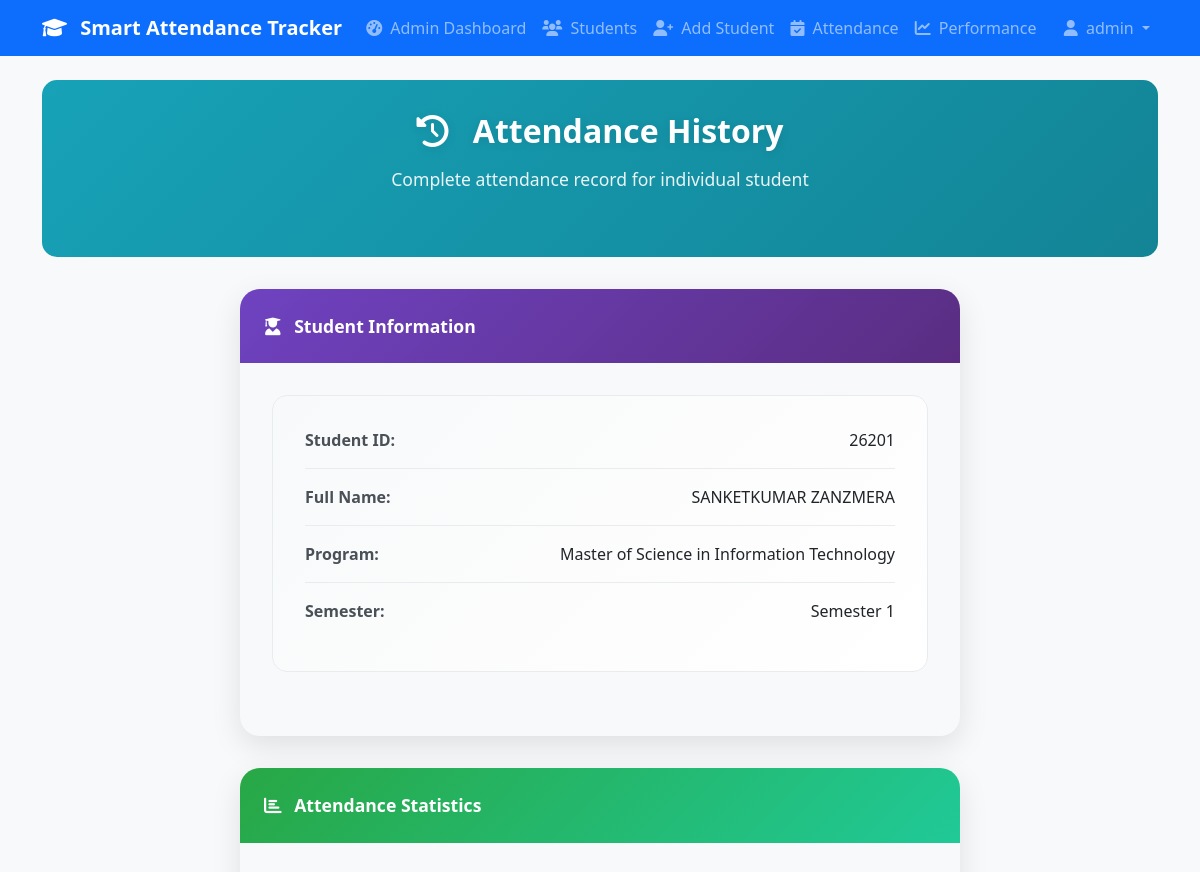
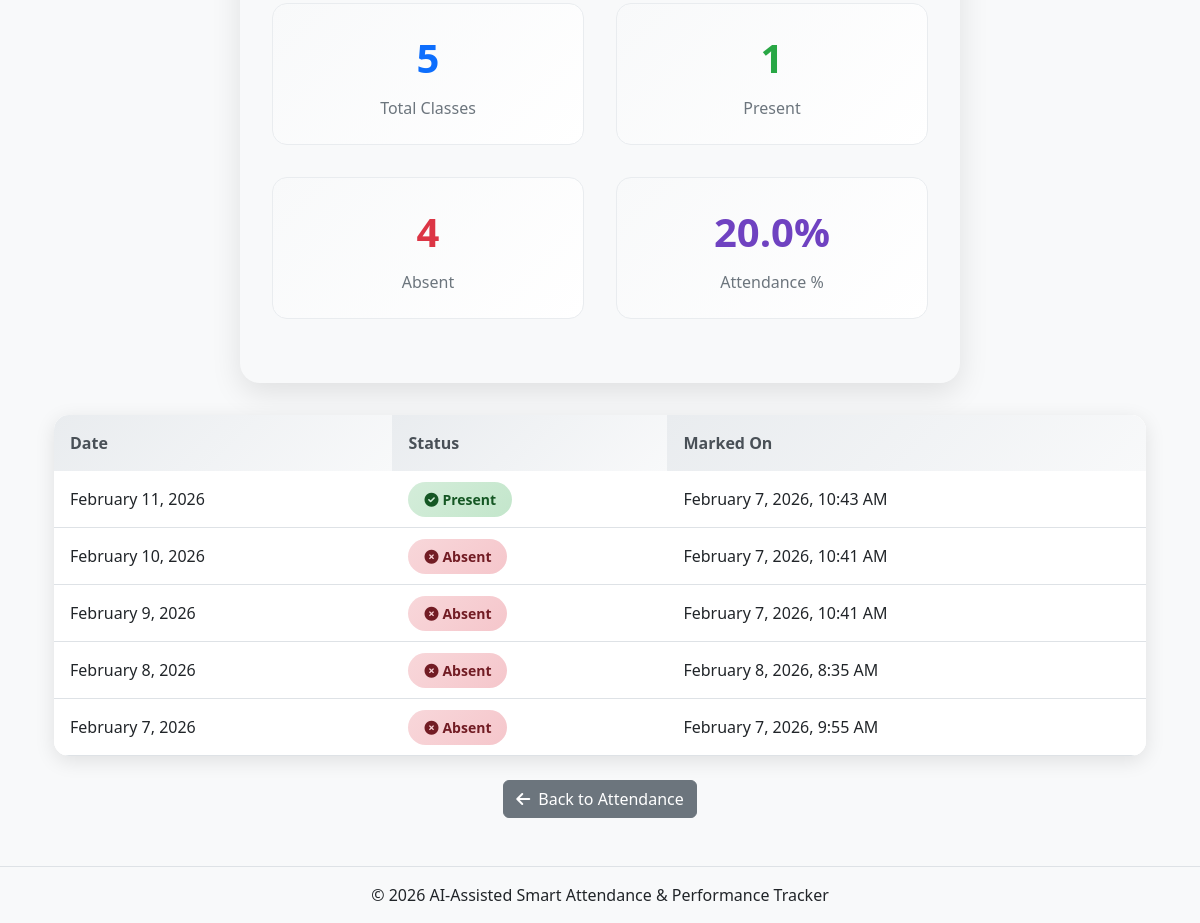
Screenshot of /students/attendance/history/1/ (signed in) with the database file from the repository (2 pictures, top to bottom).
### students/models.py (models this page shows, shortened)
class Student(models.Model):
    GENDER_CHOICES = [
        ('M', 'Male'),
        ('F', 'Female'),
        ('O', 'Other'),
    ]
    BLOOD_GROUP_CHOICES = [
        ('A+', 'A+'),
        ('A-', 'A-'),
        ('B+', 'B+'),
        ('B-', 'B-'),
        ('AB+', 'AB+'),
        ('AB-', 'AB-'),
        ('O+', 'O+'),
        ('O-', 'O-'),
    ]
    PROGRAM_CHOICES = [
        ('MCA', 'Master of Computer Applications'),
        ('MScIT', 'Master of Science in Information Technology'),
        ('BCA', 'Bachelor of Computer Applications'),
        ('PGDCA', 'Post Graduate Diploma in Computer Applications'),
    ]
    SEMESTER_CHOICES = [
        (1, 'Semester 1'),
        (2, 'Semester 2'),
        (3, 'Semester 3'),
        (4, 'Semester 4'),
        (5, 'Semester 5'),
        (6, 'Semester 6'),
    ]
    first_name = models.CharField(max_length=50)
    last_name = models.CharField(max_length=50)
    date_of_birth = models.DateField()
    gender = models.CharField(max_length=1, choices=GENDER_CHOICES)
    phone_number = models.CharField(max_length=15, help_text="Include country code")
    personal_email = models.EmailField(max_length=100, help_text="Personal email address")
    address = models.TextField()
    city = models.CharField(max_length=50)
    state = models.CharField(max_length=50)
    postal_code = models.CharField(max_length=10)
    country = models.CharField(max_length=50, default='India')
    program = models.CharField(max_length=10, choices=PROGRAM_CHOICES)
    semester = models.IntegerField(choices=SEMESTER_CHOICES)
    blood_group = models.CharField(max_length=3, choices=BLOOD_GROUP_CHOICES, blank=True, null=True)
    emergency_contact_name = models.CharField(max_length=100)
    emergency_contact_relation = models.CharField(max_length=50)
    emergency_contact_phone = models.CharField(max_length=15)
    student_id = models.CharField(max_length=10, unique=True, editable=False)
    email_id = models.EmailField(max_length=50, unique=True, editable=False)
    admission_year = models.IntegerField(editable=False)
    created_at = models.DateTimeField(auto_now_add=True)
    updated_at = models.DateTimeField(auto_now=True)
    class Meta:
        ordering = ['-student_id']
    @property
    def full_name(self):
        return f"{self.first_name} {self.last_name}"

class Attendance(models.Model):
    student = models.ForeignKey(Student, on_delete=models.CASCADE, related_name='attendances')
    date = models.DateField()
    is_present = models.BooleanField(default=False)
    created_at = models.DateTimeField(auto_now_add=True)
    class Meta:
        unique_together = ['student', 'date']
        ordering = ['-date']

### students/views.py (the view)
# urls.py: path('attendance/history/<int:student_id>/', views.attendance_history, name='attendance_history'),
def attendance_history(request, student_id):
    if not request.user.is_staff:
        messages.error(request, 'Access denied. Admin privileges required.')
        return redirect('admin_login')
    student = get_object_or_404(Student, pk=student_id)
    attendance_records = Attendance.objects.filter(student=student).order_by('-date')
    total_classes = attendance_records.count()
    present_classes = attendance_records.filter(is_present=True).count()
    absent_classes = total_classes - present_classes
    attendance_percentage = (present_classes / total_classes * 100) if total_classes > 0 else 0
    context = {
        'student': student,
        'attendance_records': attendance_records,
        'total_classes': total_classes,
        'present_classes': present_classes,
        'absent_classes': absent_classes,
        'attendance_percentage': round(attendance_percentage, 1),
    }
    return render(request, 'attendance/attendance_history.html', context)

### templates/attendance/attendance_history.html (shortened to what this page needs)
{% extends 'base.html' %}
{% block content %}
<div class="history-header">
    <div class="container text-center">
        <h1 class="history-title">
            <i class="fas fa-history me-3"></i>
            Attendance History
        </h1>
        <p class="history-subtitle">Complete attendance record for individual student</p>
    </div>
</div>
<div class="container">
    <div class="row justify-content-center">
        <div class="col-md-8">
            <div class="student-card">
                <div class="card-header">
                    <i class="fas fa-user-graduate me-2"></i>
                    Student Information
                </div>
                <div class="card-body">
                    <div class="student-info">
                        <div class="info-row">
                            <span class="info-label">Student ID:</span>
                            <span class="info-value">{{ student.student_id }}</span>
                        </div>
                        <div class="info-row">
                            <span class="info-label">Full Name:</span>
                            <span class="info-value">{{ student.full_name|upper }}</span>
                        </div>
                        <div class="info-row">
                            <span class="info-label">Program:</span>
                            <span class="info-value">{{ student.get_program_display }}</span>
                        </div>
                        <div class="info-row">
                            <span class="info-label">Semester:</span>
                            <span class="info-value">{{ student.get_semester_display }}</span>
                        </div>
                    </div>
                </div>
            </div>
        </div>
    </div>
    <div class="row justify-content-center">
        <div class="col-md-8">
            <div class="stats-card">
                <div class="card-header">
                    <i class="fas fa-chart-bar me-2"></i>
                    Attendance Statistics
                </div>
                <div class="card-body">
                    <div class="stats-grid">
                        <div class="stat-item">
                            <div class="stat-number total">{{ total_classes }}</div>
                            <div class="stat-label">Total Classes</div>
                        </div>
                        <div class="stat-item">
                            <div class="stat-number present">{{ present_classes }}</div>
                            <div class="stat-label">Present</div>
                        </div>
                        <div class="stat-item">
                            <div class="stat-number absent">{{ absent_classes }}</div>
                            <div class="stat-label">Absent</div>
                        </div>
                        <div class="stat-item">
                            <div class="stat-number percentage">{{ attendance_percentage }}%</div>
                            <div class="stat-label">Attendance %</div>
                        </div>
                    </div>
                </div>
            </div>
        </div>
    </div>
    <div class="row justify-content-center">
        <div class="col-md-12">
            <div class="attendance-table">
                <table class="table table-hover">
                    <thead>
                        <tr>
                            <th>Date</th>
                            <th>Status</th>
                            <th>Marked On</th>
                        </tr>
                    </thead>
                    <tbody>
                        {% for record in attendance_records %}
                        <tr>
                            <td>{{ record.date|date:"F j, Y" }}</td>
                            <td>
                                {% if record.is_present %}
                                    <span class="status-badge present">
                                        <i class="fas fa-check-circle me-1"></i>Present
                                    </span>
                                {% else %}
                                    <span class="status-badge absent">
                                        <i class="fas fa-times-circle me-1"></i>Absent
                                    </span>
                                {% endif %}
                            </td>
                            <td>{{ record.created_at|date:"F j, Y, g:i A" }}</td>
                        </tr>
                        {% endfor %}
                    </tbody>
                </table>
            </div>
        </div>
    </div>
    <div class="row justify-content-center">
        <div class="col-md-8">
            <div class="text-center mt-4">
                <a href="{% url 'attendance_management' %}" class="btn btn-secondary">
                    <i class="fas fa-arrow-left me-2"></i>Back to Attendance
                </a>
            </div>
        </div>
    </div>
</div>
{% endblock %}

### templates/base.html (shortened to what this page needs)
<!DOCTYPE html>
<html lang="en">
<head>
    <link href="https://cdn.jsdelivr.net/npm/bootstrap@5.3.0/dist/css/bootstrap.min.css" rel="stylesheet">
    <link href="https://cdnjs.cloudflare.com/ajax/libs/font-awesome/6.0.0/css/all.min.css" rel="stylesheet">
    {% load static %}
    <link href="{% static 'css/style.css' %}" rel="stylesheet">
</head>
<body>
    <nav class="navbar navbar-expand-lg navbar-dark bg-primary">
        <div class="container">
            <a class="navbar-brand" href="{% if user.is_authenticated and user.is_staff %}{% url 'admin_dashboard' %}{% else %}{% url 'admin_login' %}{% endif %}">
                <i class="fas fa-graduation-cap me-2"></i>
                Smart Attendance Tracker
            </a>
            <div class="collapse navbar-collapse" id="navbarNav">
                <ul class="navbar-nav me-auto">
                    {% if user.is_authenticated and user.is_staff %}
                        <li class="nav-item">
                            <a class="nav-link" href="{% url 'admin_dashboard' %}">
                                <i class="fas fa-tachometer-alt me-1"></i> Admin Dashboard
                            </a>
                        </li>
                    {% endif %}
                    <li class="nav-item">
                        <a class="nav-link" href="{% url 'student_list' %}">
                            <i class="fas fa-users me-1"></i> Students
                        </a>
                    </li>
                    <li class="nav-item">
                        <a class="nav-link" href="{% url 'student_create' %}">
                            <i class="fas fa-user-plus me-1"></i> Add Student
                        </a>
                    </li>
                    <li class="nav-item">
                        <a class="nav-link" href="{% url 'attendance_management' %}">
                            <i class="fas fa-calendar-check me-1"></i> Attendance
                        </a>
                    </li>
                    <li class="nav-item">
                        <a class="nav-link" href="{% url 'performance_management' %}">
                            <i class="fas fa-chart-line me-1"></i> Performance
                        </a>
                    </li>
                </ul>
                <ul class="navbar-nav">
                    {% if user.is_authenticated %}
                        <li class="nav-item dropdown">
                            <a class="nav-link dropdown-toggle" href="#" id="navbarDropdown" role="button" data-bs-toggle="dropdown">
                                <i class="fas fa-user me-1"></i> {{ user.username }}
                            </a>
                        </li>
                    {% else %}
                        <li class="nav-item">
                            <a class="nav-link" href="{% url 'admin_login' %}">
                                <i class="fas fa-sign-in-alt me-1"></i> Admin Login
                            </a>
                        </li>
                    {% endif %}
                </ul>
            </div>
        </div>
    </nav>
    <main class="container mt-4">
        {% block content %}
        {% endblock %}
    </main>
    <footer class="bg-light text-center py-3 mt-5">
        <div class="container">
            <p class="mb-0">&copy; 2026 AI-Assisted Smart Attendance & Performance Tracker</p>
        </div>
    </footer>
    {% load static %}
</body>
</html>

### static/css/style.css (style rules this page uses)
:root { --primary-color: #0d6efd; --success-color: #198754; --warning-color: #ffc107; --danger-color: #dc3545; --info-color: #0dcaf0; --light-color: #f8f9fa; --dark-color: #212529; }
body { font-family: 'Segoe UI', Tahoma, Geneva, Verdana, sans-serif; background-color: #f8f9fa; }
.navbar-brand { font-weight: 600; font-size: 1.25rem; }
.navbar-nav .nav-link { font-weight: 500; transition: color 0.3s ease; }
.card-header { background-color: #fff; border-bottom: 1px solid rgba(0, 0, 0, 0.125); font-weight: 600; }
.table { background-color: white; }
.table th { border-top: none; font-weight: 600; color: var(--dark-color); background-color: #f8f9fa; }
.btn { font-weight: 500; border-radius: 0.375rem; transition: all 0.15s ease-in-out; }
footer { background-color: var(--light-color); border-top: 1px solid #dee2e6; }

### templates/attendance/attendance_history.html (style rules this page uses)
.history-header { background: linear-gradient(135deg, #17a2b8 0%, #138496 100%); color: white; padding: 2rem 0; margin-bottom: 2rem; border-radius: 15px; text-align: center; }
.history-title { font-size: 2rem; font-weight: 700; margin-bottom: 1rem; text-shadow: 0 2px 10px rgba(0,0,0,0.1); }
.history-subtitle { font-size: 1.1rem; opacity: 0.9; margin-bottom: 2rem; }
.student-card { border: none; box-shadow: 0 10px 30px rgba(0,0,0,0.1); border-radius: 20px; overflow: hidden; margin-bottom: 2rem; }
.student-card .card-header { background: linear-gradient(135deg, #6f42c1 0%, #5a2d82 100%); color: white; border: none; padding: 1.5rem; font-weight: 600; font-size: 1.1rem; }
.student-card .card-body { padding: 2rem; }
.student-info { background: linear-gradient(135deg, #f8f9fa 0%, #ffffff 100%); border-radius: 15px; padding: 2rem; margin-bottom: 2rem; border: 1px solid #e9ecef; }
.info-row { display: flex; justify-content: space-between; margin-bottom: 1rem; padding-bottom: 1rem; border-bottom: 1px solid #e9ecef; }
.info-row:last-child { border-bottom: none; margin-bottom: 0; }
.info-label { font-weight: 600; color: #495057; min-width: 150px; }
.info-value { color: #212529; font-weight: 500; }
.stats-card { border: none; box-shadow: 0 10px 30px rgba(0,0,0,0.1); border-radius: 20px; overflow: hidden; margin-bottom: 2rem; }
.stats-card .card-header { background: linear-gradient(135deg, #28a745 0%, #20c997 100%); color: white; border: none; padding: 1.5rem; font-weight: 600; font-size: 1.1rem; }
.stats-card .card-body { padding: 2rem; }
.stats-grid { display: grid; grid-template-columns: repeat(auto-fit, minmax(200px, 1fr)); gap: 2rem; margin-bottom: 2rem; }
.stat-item { text-align: center; padding: 1.5rem; border-radius: 15px; background: linear-gradient(135deg, #f8f9fa 0%, #ffffff 100%); border: 1px solid #e9ecef; }
.stat-number { font-size: 2.5rem; font-weight: 700; margin-bottom: 0.5rem; }
.stat-number.total { color: #0d6efd; }
.stat-number.present { color: #28a745; }
.stat-number.absent { color: #dc3545; }
.stat-number.percentage { color: #6f42c1; }
.stat-label { font-size: 1rem; color: #6c757d; font-weight: 500; }
.attendance-table { background: white; border-radius: 15px; overflow: hidden; box-shadow: 0 5px 20px rgba(0,0,0,0.1); }
.attendance-table .table { margin-bottom: 0; }
.attendance-table .table thead th { background: linear-gradient(135deg, #e9ecef 0%, #f8f9fa 100%); border: none; font-weight: 600; color: #495057; padding: 1rem; }
.attendance-table .table tbody td { padding: 1rem; vertical-align: middle; }
.status-badge { padding: 0.5rem 1rem; border-radius: 20px; font-weight: 600; font-size: 0.875rem; }
.status-badge.present { background: linear-gradient(135deg, #d4edda 0%, #c3e6cb 100%); color: #155724; }
.status-badge.absent { background: linear-gradient(135deg, #f8d7da 0%, #f5c6cb 100%); color: #721c24; }

### rows the page displays
Student: student_id "26201", full_name "SANKETKUMAR ZANZMERA", program "Master of Science in Information Technology", semester "Semester 1"
Attendance: date "February 11, 2026", is_present True (drawn), created_at "February 7, 2026, 10:43 AM"
Attendance: date "February 10, 2026", is_present False (drawn), created_at "February 7, 2026, 10:41 AM"
Attendance: date "February 9, 2026", is_present False (drawn), created_at "February 7, 2026, 10:41 AM"
Attendance: date "February 8, 2026", is_present False (drawn), created_at "February 8, 2026, 8:35 AM"
Attendance: date "February 7, 2026", is_present False (drawn), created_at "February 7, 2026, 9:55 AM"

### other values shown
{{ user.username }} "admin"
{{ total_classes }} "5"
{{ present_classes }} "1"
{{ absent_classes }} "4"
{{ attendance_percentage }} "20.0"
